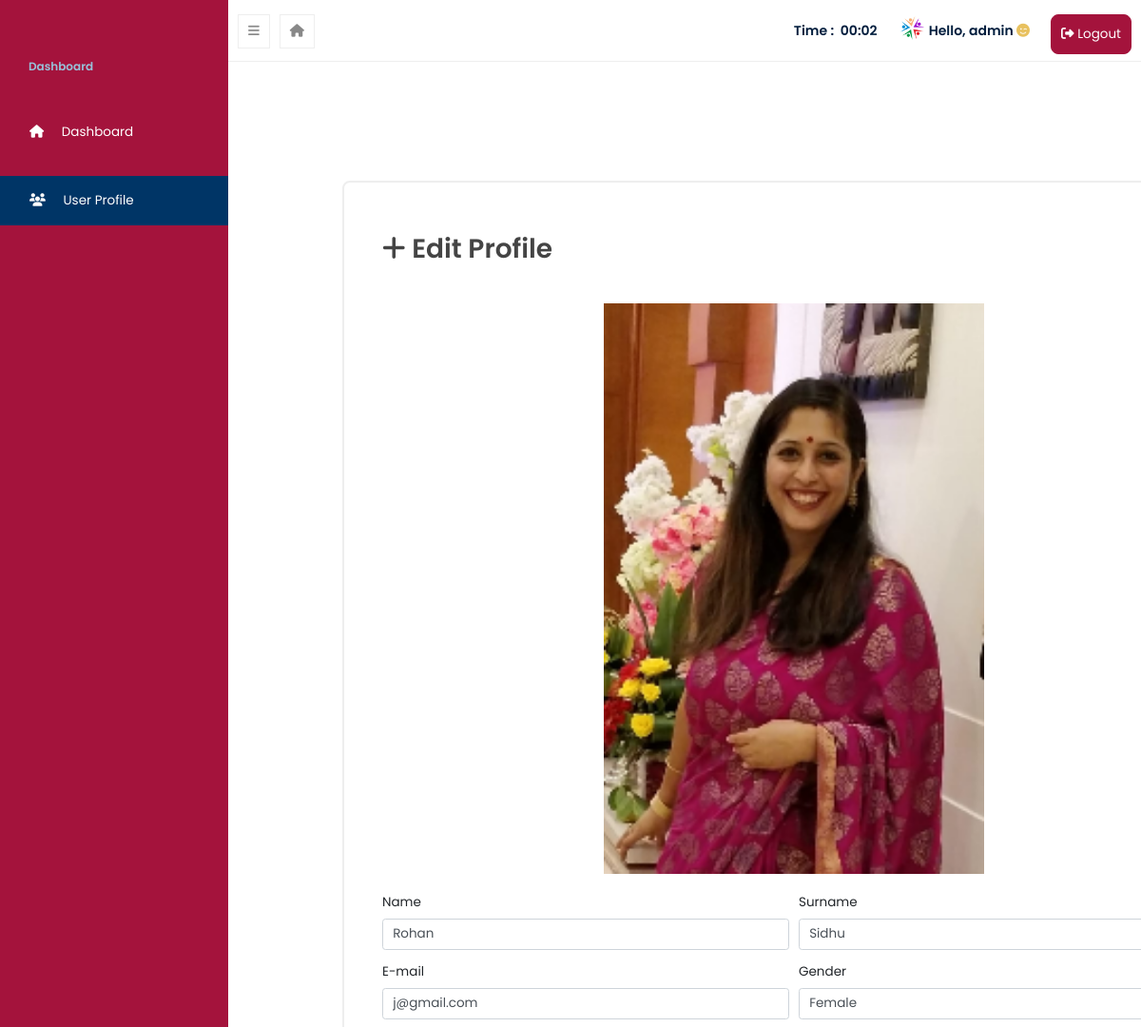
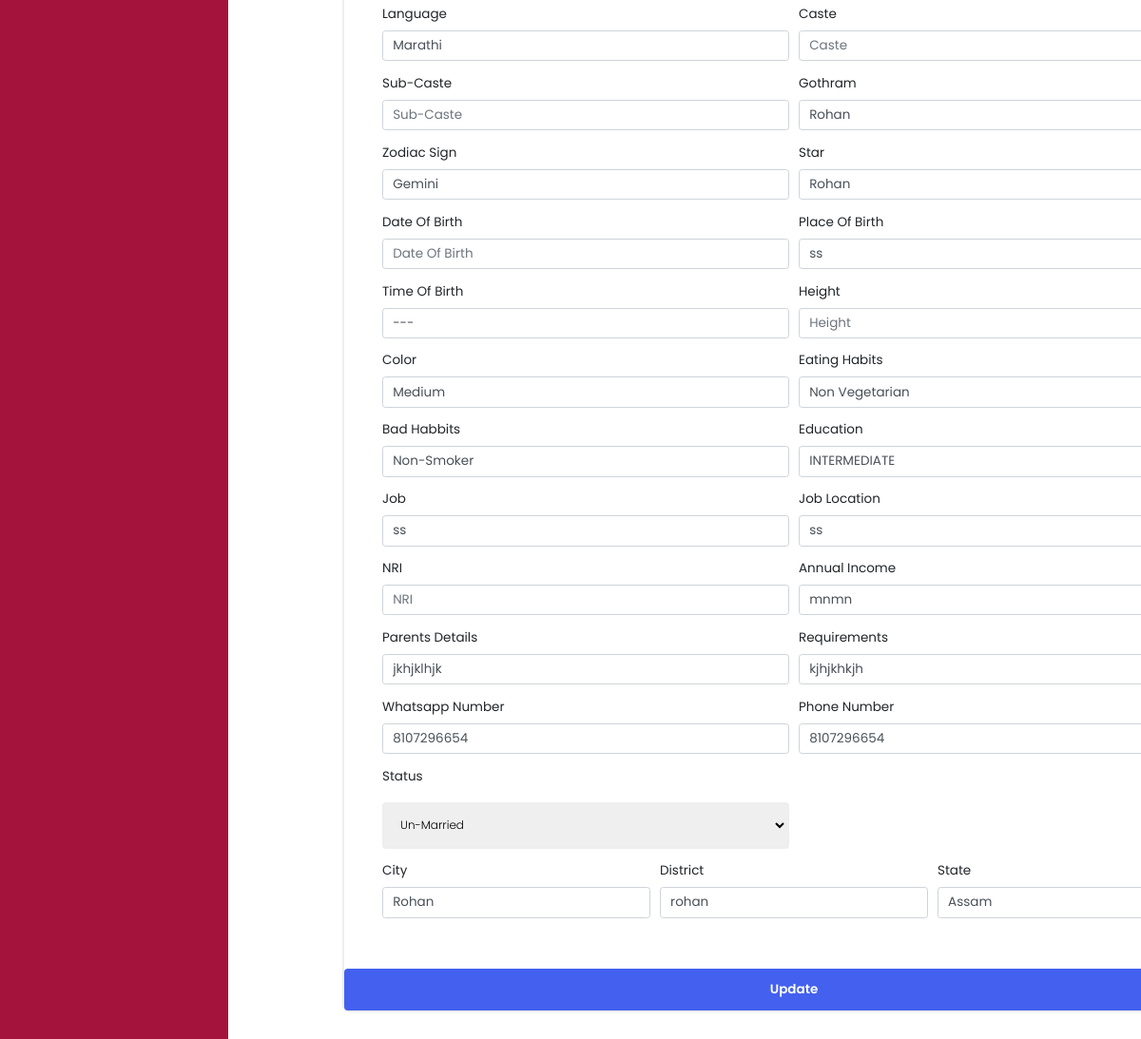
The app's page /admin/user_profile.php?id=28 (signed in) with its own data (2 pictures, top to bottom).
### tables this page shows
CREATE TABLE `users` (
  `id` int(255) NOT NULL,
  `name` text NOT NULL,
  `surname` text NOT NULL,
  `email` text NOT NULL,
  `sex` text NOT NULL,
  `language` text NOT NULL,
  `caste` text NOT NULL,
  `sub_caste` text NOT NULL,
  `gothram` text NOT NULL,
  `zodiac_sign` text NOT NULL,
  `star` text NOT NULL,
  `dob` text NOT NULL,
  `pob` text NOT NULL,
  `tob` text NOT NULL,
  `city` text NOT NULL,
  `district` text NOT NULL,
  `state` text NOT NULL,
  `height` text NOT NULL,
  `color` text NOT NULL,
  `eating_habits` text NOT NULL,
  `bad_habbits` text NOT NULL,
  `education` text NOT NULL,
  `job` text NOT NULL,
  `job_location` text NOT NULL,
  `nri` text NOT NULL,
  `annual_income` text NOT NULL,
  `parents_details` text NOT NULL,
  `requirements` text NOT NULL,
  `whatsapp_number` text NOT NULL,
  `phone_number` text NOT NULL,
  `profile_pic` varchar(255) NOT NULL,
  `status` text NOT NULL,
  `date` text NOT NULL
);

### admin/connection/db.php (called while the page is built, shortened)
<?php
if (isset($_SESSION['admin_name'])) {
    $admin_id = $_SESSION["id"];
} else {
    $admin = "No User";
}

### admin/user_profile.php (the view, shortened to what this page needs)
<?php include_once("connection/db.php"); ?>
<?php
$user_id = $_GET['id'];
?>
<?php
$query1 = "SELECT * from admin WHERE id = '$admin_id'";
$result1 = mysqli_query($conn, $query1);
while ($rows = mysqli_fetch_assoc($result1)) {
    $admin_name = $rows['admin_name'];
}
?>
<?php
$query2 = "SELECT * from users where id = '$user_id'";
$result2 = mysqli_query($conn, $query2);
while ($rows = mysqli_fetch_assoc($result2)) {
    $name = $rows['name'];
    $surname = $rows['surname'];
    $email = $rows['email'];
    $sex = $rows['sex'];
    $language = $rows['language'];
    $caste = $rows['caste'];
    $sub_caste = $rows['sub_caste'];
    $gothram = $rows['gothram'];
    $zodiac_sign = $rows['zodiac_sign'];
    $star = $rows['star'];
    $dob = $rows['dob'];
    $pob = $rows['pob'];
    $tob = $rows['tob'];
    $city = $rows['city'];
    $district = $rows['district'];
    $state = $rows['state'];
    $height = $rows['height'];
    $color = $rows['color'];
    $eating_habits = $rows['eating_habits'];
    $bad_habbits = $rows['bad_habbits'];
    $education = $rows['education'];
    $job = $rows['job'];
    $job_location = $rows['job_location'];
    $nri = $rows['nri'];
    $annual_income = $rows['annual_income'];
    $parents_details = $rows['parents_details'];
    $requirements = $rows['requirements'];
    $whatsapp_number = $rows['whatsapp_number'];
    $phone_number = $rows['phone_number'];
    $status = $rows['status'];
?>
<html>
<head>
    <link rel="stylesheet" href="css/main.css">
    <link rel="stylesheet" href="https://stackpath.bootstrapcdn.com/bootstrap/4.3.1/css/bootstrap.min.css">
</head>
<div class="sidebar" id="sidebar_toggle" style="background: #a4133c;">
    <br><br><br>
        <p style="font-weight: 600; margin-left: 30px; font-size: 12px; color: #98c1d9;">Dashboard</p><br>
        <a href="index.php"><button class="sidebar_link"><i class="fas fa-home" style="padding-right: 15px;"></i> Dashboard</button></a><br><br>
        <button class="sidebar_link2" onclick="main3()"><i class="fas fa-users" style="padding-right: 15px;"></i> User Profile</button>
</div>
<div class="header" id="header_toggle">
    <div style="padding: 10px;">
        <button id="hide_btn" style="background: #fff; float: left;  border: 1px solid #eee; padding: 10px; margin-top: 5px; color: #888;" onclick="panel1()"><i class="fas fa-bars"></i></button>
        <a href='index.php'><button id="Home" style="background: #fff; float: left;  border: 1px solid #eee; padding: 10px; margin-top: 5px; color: #888; margin-left: 10px;"><i class="fas fa-home"></i></button></a>
        <a href='logout.php'><button id="logout" style="float: right; background: #a4133c; border: 1px solid #a4133c; border-radius: 8px; padding: 10px; margin-top: 5px; color: #fff;" onclick="panel2()"><i class="fas fa-sign-out-alt"></i> Logout</button></a>
        <button style="background: #fff; float: right; border: 0 none; padding: 2px; margin-top: 5px; color: #888; margin-right: 20px;">
            <p style="float: right; font-size: 14px; font-weight: 600; margin-top: 5px; color:#001d3d;">Hello,  <?php echo $admin_name;?> <i class="fas fa-smile-wink" style="color: #e8c15f; font-size: 14px;"></i></p>
            <img src='images/logo.png' width="25px" style="float: right; margin-right: 05px; ">
        </button>
        <button style="background: #fff; float: right; border: 0 none; padding: 2px; margin-top: 5px; color: #888; margin-right: 20px;">
            <label id="seconds" style="float: right; font-size: 14px; font-weight: 600; margin-top: 5px; color:#001d3d;">00</label>
            <f style="float: right; font-size: 14px; font-weight: 600; margin-top: 5px; color:#001d3d;">:</f><label id="minutes" style="float: right; font-size: 14px; font-weight: 600; margin-top: 5px; color:#001d3d;">00</label>
            <f style="float: right; font-size: 14px; font-weight: 600; margin-top: 5px; color:#001d3d;">Time : &nbsp;</f>
        </button>
    </div>
</div>
<div id='body_area'>
<div style="padding: 120px;">
    <div style="margin-right: auto; margin-left: auto; width: 950px; border: 2px solid #eee; border-radius: 8px;">
        <div style="padding: 40px;">
            <form action="user_profile.php?id=<?php echo $user_id; ?>" method="post">
                <h1 style="font-size: 28px; font-weight: 600; color: #444; line-height: 60px;"><i class="fas fa-plus" style="font-size: 28px;"></i> Edit Profile</h1><br>
                <?php
                    $check_pic = mysqli_query($conn, "SELECT profile_pic from users WHERE id = '$user_id'");
                    $get_pic_row = mysqli_fetch_assoc($check_pic);
                    $profile_pic_db = $get_pic_row['profile_pic'];
                    ?>
                <center><img src='../<?php echo $profile_pic_db;?>' width="400"></center><br>
        <div class="form-row">
            <div class="form-group col-md-6">
            <label for="inputEmail4">Name</label>
            <input type="text" class="form-control" value="<?php echo $name ;?>" name="name" id="inputEmail4" placeholder="Name">
            </div>
            <div class="form-group col-md-6">
            <label for="inputEmail4">Surname</label>
            <input type="text" class="form-control" value="<?php echo $surname ;?>"  name="surname" id="inputEmail4" placeholder="Surname">
            </div>
            <div class="form-group col-md-6">
            <label for="inputEmail4">E-mail</label>
            <input type="text" class="form-control" value="<?php echo $email ;?>"  name="email" id="inputEmail4" placeholder="Surname">
            </div>
            <div class="form-group col-md-6">
            <label for="inputEmail4">Gender</label>
            <input type="text" class="form-control" value="<?php echo $sex ;?>" name="sex" id="inputEmail4" placeholder="Gender">
            </div>
            <div class="form-group col-md-6">
            <label for="inputEmail4">Language</label>
            <input type="text" class="form-control" value="<?php echo $language ;?>" name="language" id="inputEmail4" placeholder="Language">
            </div>
            <div class="form-group col-md-6">
            <label for="inputEmail4">Caste</label>
            <input type="text" class="form-control" value="<?php echo $caste ;?>" name="caste" id="inputEmail4" placeholder="Caste">
            </div>
            <div class="form-group col-md-6">
            <label for="inputEmail4">Sub-Caste</label>
            <input type="text" class="form-control" value="<?php echo $sub_caste ;?>" name="sub_caste" id="inputEmail4" placeholder="Sub-Caste">
            </div>
            <div class="form-group col-md-6">
            <label for="inputEmail4">Gothram</label>
            <input type="text" class="form-control" value="<?php echo $gothram ;?>" name="gothram" id="inputEmail4" placeholder="Gothram">
            </div>
            <div class="form-group col-md-6">
            <label for="inputEmail4">Zodiac Sign</label>
            <input type="text" class="form-control" value="<?php echo $zodiac_sign ;?>" name="zodiac_sign" id="inputEmail4" placeholder="Zodiac Sign">
            </div>
            <div class="form-group col-md-6">
            <label for="inputEmail4">Star</label>
            <input type="text" class="form-control" value="<?php echo $star ;?>" name="star" id="inputEmail4" placeholder="Star">
            </div>
            <div class="form-group col-md-6">
            <label for="inputEmail4">Date Of Birth</label>
            <input type="text" class="form-control" value="<?php echo $dob ;?>" name="dob" id="inputEmail4" placeholder="Date Of Birth">
            </div>
            <div class="form-group col-md-6">
            <label for="inputEmail4">Place Of Birth</label>
            <input type="text" class="form-control" value="<?php echo $pob ;?>" name="pob" id="inputEmail4" placeholder="Place Of Birth">
            </div>
            <div class="form-group col-md-6">
            <label for="inputEmail4">Time Of Birth</label>
            <input type="text" class="form-control" value="<?php echo $tob ;?>" name="tob" id="inputEmail4" placeholder="Time Of Birth">
            </div>
            <div class="form-group col-md-6">
            <label for="inputEmail4">Height</label>
            <input type="text" class="form-control" value="<?php echo $height ;?>" name="height" id="inputEmail4" placeholder="Height">
            </div>
            <div class="form-group col-md-6">
            <label for="inputEmail4">Color</label>
            <input type="text" class="form-control" value="<?php echo $color ;?>" name="color" id="inputEmail4" placeholder="Color">
            </div>
            <div class="form-group col-md-6">
            <label for="inputEmail4">Eating Habits</label>
            <input type="text" class="form-control" value="<?php echo $eating_habits ;?>" name="eating_habits" id="inputEmail4" placeholder="Eating Habits">
            </div>
            <div class="form-group col-md-6">
            <label for="inputEmail4">Bad Habbits</label>
            <input type="text" class="form-control" value="<?php echo $bad_habbits ;?>" name="bad_habbits" id="inputEmail4" placeholder="Bad Habbits">
            </div>
            <div class="form-group col-md-6">
            <label for="inputEmail4">Education</label>
            <input type="text" class="form-control" value="<?php echo $education ;?>" name="education" id="inputEmail4" placeholder="Education">
            </div>
            <div class="form-group col-md-6">
            <label for="inputEmail4">Job</label>
            <input type="text" class="form-control" value="<?php echo $job ;?>" name="job" id="inputEmail4" placeholder="Job">
            </div>
            <div class="form-group col-md-6">
            <label for="inputEmail4">Job Location</label>
            <input type="text" class="form-control" value="<?php echo $job_location ;?>" name="job_location" id="inputEmail4" placeholder="Job Location">
            </div>
            <div class="form-group col-md-6">
            <label for="inputEmail4">NRI</label>
            <input type="text" class="form-control" value="<?php echo $nri ;?>" name="nri" id="inputEmail4" placeholder="NRI">
            </div>
            <div class="form-group col-md-6">
            <label for="inputEmail4">Annual Income</label>
            <input type="text" class="form-control" value="<?php echo $annual_income ;?>" name="annual_income" id="inputEmail4" placeholder="Annual Income">
            </div>
            <div class="form-group col-md-6">
            <label for="inputEmail4">Parents Details</label>
            <input type="text" class="form-control" value="<?php echo $parents_details ;?>" name="parents_details" id="inputEmail4" placeholder="Parents Details">
            </div>
            <div class="form-group col-md-6">
            <label for="inputEmail4">Requirements</label>
            <input type="text" class="form-control" value="<?php echo $requirements ;?>" name="requirements" id="inputEmail4" placeholder="Requirements">
            </div>
            <div class="form-group col-md-6">
            <label for="inputEmail4">Whatsapp Number</label>
            <input type="text" class="form-control" value="<?php echo $whatsapp_number ;?>" name="whatsapp_number" id="inputEmail4" placeholder="Whatsapp Number">
            </div>
            <div class="form-group col-md-6">
            <label for="inputEmail4">Phone Number</label>
            <input type="text" class="form-control" value="<?php echo $phone_number ;?>" name="phone_number" id="inputEmail4" placeholder="Phone Number">
            </div>
            <div class="form-group col-md-6">
            <label for="inputEmail4">Status</label>
            <select name="status" class="input_styler2">
                    <option active><?php echo $status ;?></option>
            </select>
            </div>
        </div>
        <div class="form-row">
        <div class="form-group col-md-4">
            <label for="inputEmail4">City</label>
            <input type="text" class="form-control" value="<?php echo $city ;?>" name="city" id="inputEmail4" placeholder="City">
            </div>
            <div class="form-group col-md-4">
            <label for="inputEmail4">District</label>
            <input type="text" class="form-control" value="<?php echo $district ;?>"  name="district" id="inputEmail4" placeholder="District">
            </div>
            <div class="form-group col-md-4">
            <label for="inputEmail4">State</label>
            <input type="text" class="form-control" value="<?php echo $state ;?>" name="state" id="inputEmail4" placeholder="State">
            </div>
            </div>
        </div>
        <input type="submit" name="reg" value="Update" class="submit_styler">
                </div>
            </div>
        </div>
<?php } ?>
</html>

### admin/css/main.css (style rules this page uses)
* { padding: 0px; margin: 0px; font-family: "Poppins", sans-serif; font-weight: 400; font-size: 13.5px; }
.input_styler2 { width: 100%; font-weight: 300; font-size: 12px; padding: 13px; border: 2px solid #eee; border-radius: 4px; margin-top: 10px; outline: none; }
.submit_styler { padding: 10px; width: 100%; background: #4361ee; color: #fff; border: 2px solid #4361ee; border-radius: 4px; font-weight: 600; }
.sidebar_link { width: 100%; color: #fff; font-size: 13.5px; background: #a4133c; transition: background 2s; padding-top: 15px; padding-bottom: 15px; border: 1px solid #a4133c; font-weight: 400; text-align: left; padding-left: 30px; }
.sidebar_link2 { width: 100%; color: #fff; font-size: 13.5px; background: #003566; transition: background 2s; padding-top: 15px; padding-bottom: 15px; border: 1px solid #003566; font-weight: 400; text-align: left; padding-left: 30px; }

### admin/user_profile.php (style rules this page uses)
.sidebar { width: 20%; height: 100%; background: #001d3d; position: fixed; }
.header { width: 80%; background: #fff; border-bottom: 1px solid #eee; height: 65px; position: absolute; right: 0; }
#body_area { width: 80%; background: #fff; right: 0; top: 70; position: absolute; }

### records on screen
users: profile_pic (picture), name "Rohan", surname "Sidhu", email "j@gmail.com", sex "Female", language "Marathi", gothram "Rohan", zodiac_sign "Gemini", star "Rohan", pob "ss", tob "---", color "Medium", eating_habits "Non Vegetarian", bad_habbits "Non-Smoker", education "INTERMEDIATE", job "ss", job_location "ss", annual_income "mnmn", parents_details "jkhjklhjk", requirements "kjhjkhkjh", whatsapp_number "8107296654", phone_number "8107296654", status "Un-Married", city "Rohan", district "rohan", state "Assam"

### other values on screen
$admin_name "admin"
